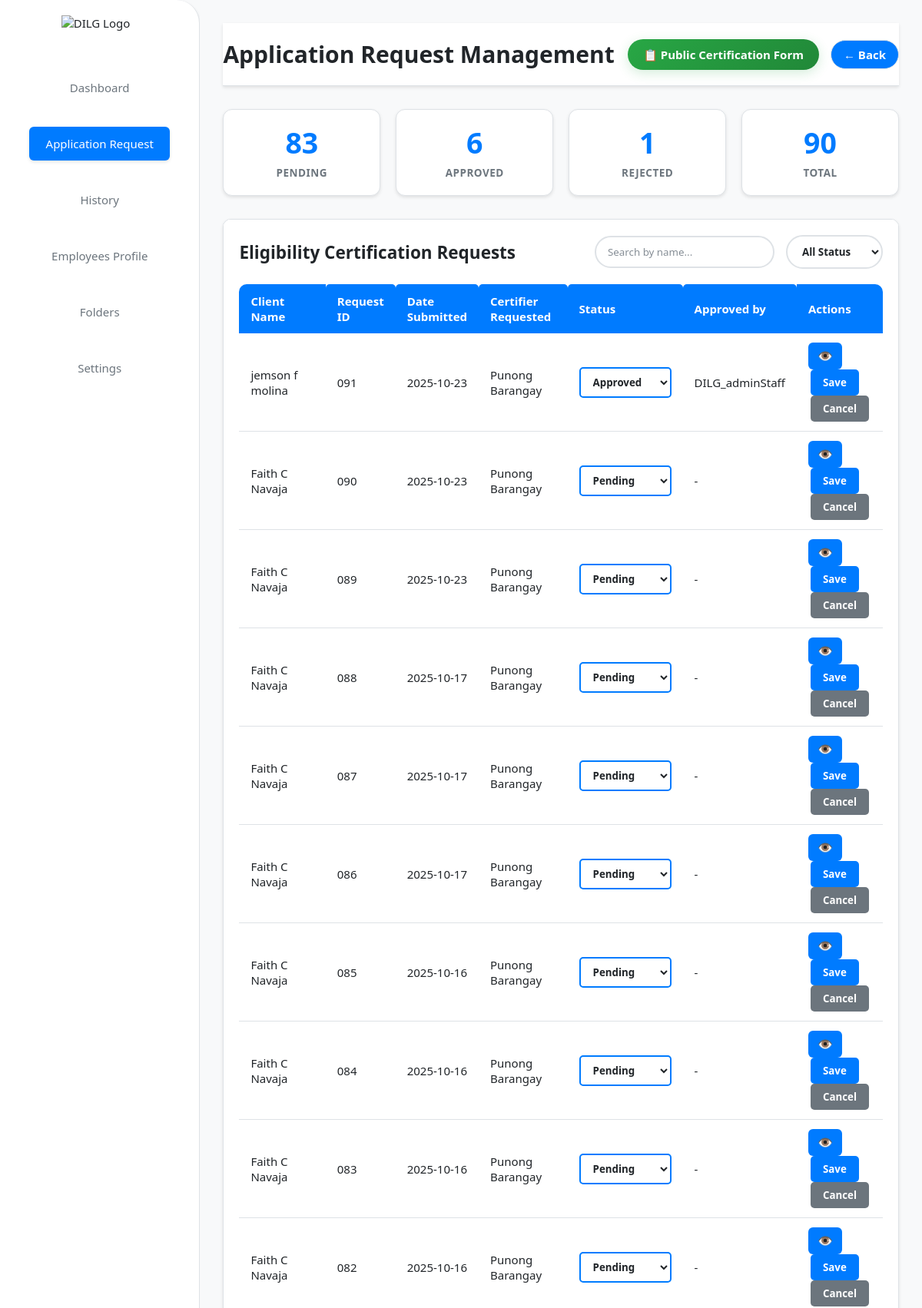
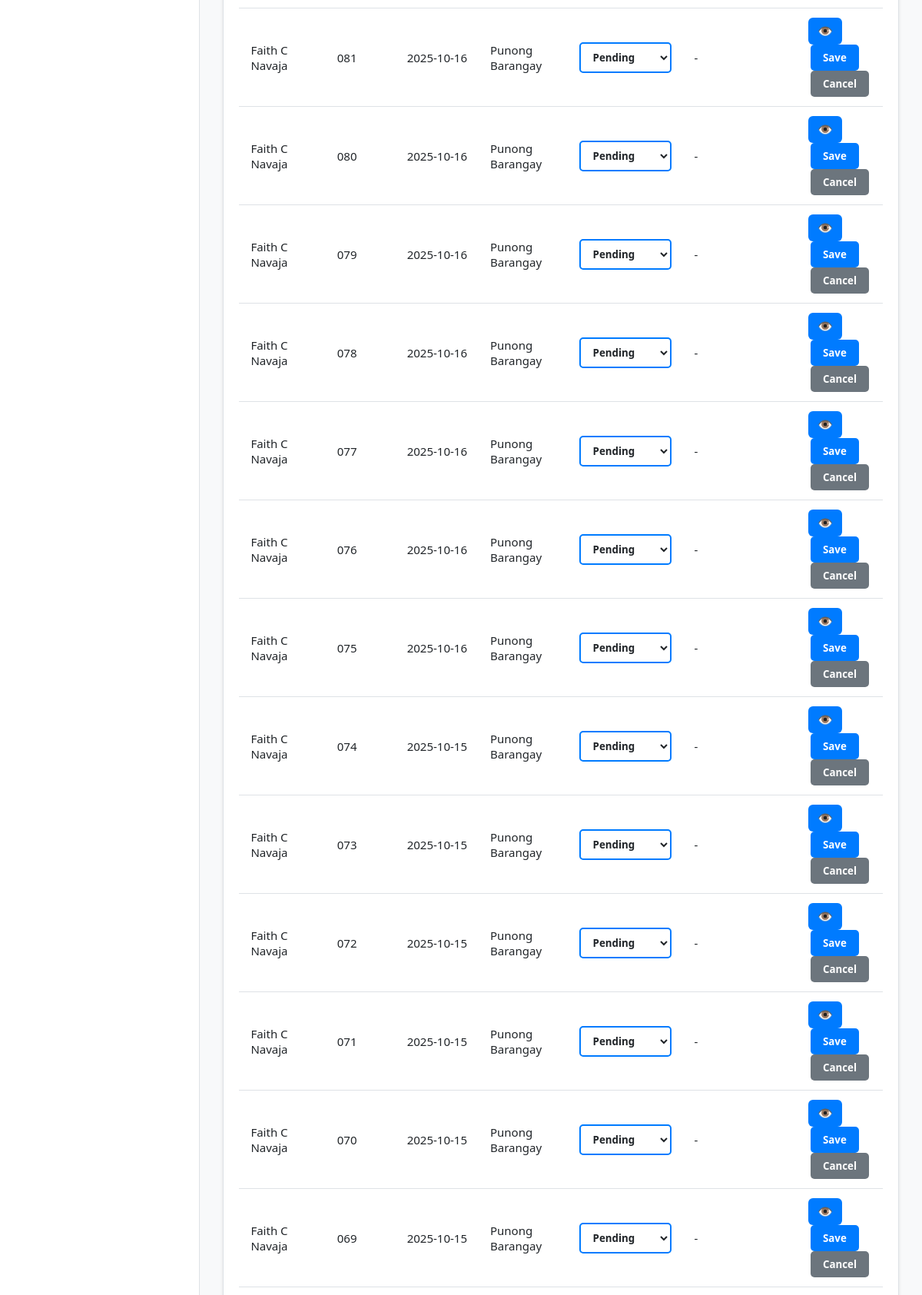
The page /dilg/application-requests/ (signed in, upper part) on the database its author committed (2 pictures, top to bottom).
### app/models.py (models this page shows, shortened)
class EligibilityRequest(models.Model):
    CERTIFIER_CHOICES = [
        ('punong_barangay', 'Punong Barangay'),
        ('dilg_municipality', 'DILG - Municipality'),
        ('dilg_provincial', 'DILG - Provincial'),
        ('dilg_regional', 'DILG - Regional'),
    ]
    STATUS_CHOICES = [
        ('pending', 'Pending'),
        ('approved', 'Approved'),
        ('rejected', 'Rejected'),
        ('processing', 'Processing'),
    ]
    first_name = models.CharField(max_length=100)
    last_name = models.CharField(max_length=100)
    middle_initial = models.CharField(max_length=5, blank=True, null=True)
    email = models.EmailField(max_length=254, blank=True, null=True) # ADD THIS LINE
    certifier = models.CharField(max_length=50, choices=CERTIFIER_CHOICES)
    id_front = models.ImageField(upload_to='eligibility/ids/', null=True, blank=True)
    id_back = models.ImageField(upload_to='eligibility/ids/', null=True, blank=True)
    signature = models.ImageField(upload_to='eligibility/signatures/', null=True, blank=True)
    status = models.CharField(max_length=20, choices=STATUS_CHOICES, default='pending')
    date_submitted = models.DateTimeField(default=timezone.now)
    approved_by = models.ForeignKey(
        User,
        on_delete=models.SET_NULL,
        null=True,
        blank=True,
        related_name='approved_requests'
    )
    date_processed = models.DateTimeField(null=True, blank=True)
    class Meta:
        ordering = ['-date_submitted']
    @property
    def full_name(self):
        if self.middle_initial:
            return f"{self.first_name} {self.middle_initial} {self.last_name}"
        return f"{self.first_name} {self.last_name}"

### app/views.py (the view)
# urls.py: path('dilg/application-requests/', views.application_request, name='application_request'),
@login_required
def application_request(request):
    requests = EligibilityRequest.objects.all().order_by('-date_submitted')
    context = {
        'requests': requests
    }
    return render(request, 'application_request.html', context)

### app/templates/application_request.html (shortened to what this page needs)
{% load static %}
<!DOCTYPE html>
<html lang="en">
<head>
  <link rel="stylesheet" href="{% static 'CSS/dashboard.css' %}">
  <link rel="stylesheet" href="{% static 'CSS/theme-system.css' %}">
  <link rel="stylesheet" href="{% static 'CSS/application_request.css' %}">
</head>
<body>
  <div class="dashboard-container">
    <div class="sidebar">
      <img src="{% static 'Pictures/logo1.png' %}" alt="DILG Logo" class="logo">
      <ul class="nav-menu">
        <li><a href="{% url 'dashboard' %}" {% if request.resolver_match.url_name == 'dashboard' %}class="active"{% endif %}>Dashboard</a></li>
        <li><a href="{% url 'application_request' %}" {% if request.resolver_match.url_name == 'application_request' %}class="active"{% endif %}>Application Request</a></li>
        <li><a href="{% url 'history' %}" {% if request.resolver_match.url_name == 'history' %}class="active"{% endif %}>History</a></li>
        <li><a href="{% url 'employees_profile' %}" {% if request.resolver_match.url_name == 'employees_profile' %}class="active"{% endif %}>Employees Profile</a></li>
        <li><a href="{% url 'folder' %}" {% if request.resolver_match.url_name == 'folder' %}class="active"{% endif %}>Folders</a></li>
        <li><a href="{% url 'settings' %}" {% if request.resolver_match.url_name == 'settings' %}class="active"{% endif %}>Settings</a></li>
      </ul>
    </div>
    <div class="main-content">
      <div class="header">
        <h1>Application Request Management</h1>
        <div class="header-actions">
          <a href="{% url 'civil_service_certification' %}" class="public-form-btn" target="_blank">
            📋 Public Certification Form
          </a>
          <a href="/dashboard/" class="back-button">← Back</a>
        </div>
      </div>
      <div class="stats-container">
        <div class="stat-card">
          <div class="stat-number" id="pendingCount">1</div>
          <div class="stat-label">Pending</div>
        </div>
        <div class="stat-card">
          <div class="stat-number" id="approvedCount">1</div>
          <div class="stat-label">Approved</div>
        </div>
        <div class="stat-card">
          <div class="stat-number" id="rejectedCount">1</div>
          <div class="stat-label">Rejected</div>
        </div>
        <div class="stat-card">
          <div class="stat-number" id="totalCount">3</div>
          <div class="stat-label">Total</div>
        </div>
      </div>
      <div class="table-container">
        <div class="table-header">
          <h2>Eligibility Certification Requests</h2>
          <div class="table-actions">
            <input type="text" id="searchInput" placeholder="Search by name..." class="search-input">
            <select id="statusFilter" class="filter-select">
              <option value="all">All Status</option>
            </select>
          </div>
        </div>
        <table class="application-table" id="applicationTable">
          <thead>
            <tr>
              <th>Client Name</th>
              <th>Request ID</th>
              <th>Date Submitted</th>
              <th>Certifier Requested</th>
              <th>Status</th>
              <th>Approved by</th>
              <th>Actions</th>
            </tr>
          </thead>
          <tbody>
            {% for request in requests %}
            <tr data-id="{{ request.id }}">
              <td>{{ request.full_name }}</td>
              <td>0{{ request.id }}</td>
              <td>{{ request.date_submitted|date:"Y-m-d" }}</td>
              <td>{{ request.get_certifier_display }}</td>
              <td>
                <select class="status-select" data-original="{{ request.status }}">
                  <option value="pending" {% if request.status == 'pending' %}selected{% endif %}>Pending</option>
                  <option value="approved" {% if request.status == 'approved' %}selected{% endif %}>Approved</option>
                </select>
              </td>
              <td class="approved-by">
                {% if request.approved_by %}
                  {{ request.approved_by.get_full_name|default:request.approved_by.username }}
                {% else %}
                  -
                {% endif %}
              </td>
              <td>
                <button class="view-btn" onclick="viewApplication({{ request.id }})" title="View Details">👁️</button>
                <button class="save-btn" onclick="saveChanges({{ request.id }})">Save</button>
                <button class="cancel-btn" onclick="cancelChanges({{ request.id }})">Cancel</button>
              </td>
            </tr>
            {% empty %}
            <tr>
              <td colspan="7" style="text-align: center; color: #666;">No applications found</td>
            </tr>
            {% endfor %}
          </tbody>
        </table>
      </div>
    </div>
  </div>
</body>
</html>

### app/static/CSS/dashboard.css (style rules this page uses)
body { margin: 0; font-family: 'Segoe UI', sans-serif; background: linear-gradient(to bottom, #f5f6fa, #0b1a50); color: #0b1a50; height: 100vh; }
.dashboard-container { display: flex; height: 100vh; }
.sidebar { width: 220px; background: white; padding: 20px; border-right: 1px solid #ccc; border-radius: 0 30px 30px 0; display: flex; flex-direction: column; align-items: center; }
.logo { width: 100px; margin-bottom: 20px; }
.nav-menu { list-style: none; padding: 0; width: 100%; }
.nav-menu li { padding: 10px; cursor: pointer; border-radius: 10px; text-align: center; margin: 5px 0; transition: background-color 0.3s, color 0.3s; }
.nav-menu li a { text-decoration: none; color: #1d1d1d; display: block; padding: 10px; border-radius: 10px; transition: background-color 0.3s, color 0.3s; }
.main-content { flex: 1; padding: 30px; display: flex; flex-direction: column; }
.header { display: flex; justify-content: space-between; align-items: center; margin-bottom: 30px; }
.back-button { background-color: #2456f3; color: white; padding: 8px 16px; border-radius: 20px; text-decoration: none; font-weight: bold; }

### app/static/CSS/theme-system.css (style rules this page uses)
:root { --bg-primary: #ffffff; --bg-secondary: #f8f9fa; --bg-tertiary: #e9ecef; --text-primary: #212529; --text-secondary: #6c757d; --text-muted: #868e96; --border-color: #dee2e6; --shadow: 0 2px 4px rgba(0,0,0,0.1); --shadow-hover: 0 4px 8px rgba(0,0,0,0.15); --accent-primary: #007bff; --accent-hover: #0056b3; --success: #28a745; --success-hover: #218838; --warning: #ffc107; --danger: #dc3545; }
body { background-color: var(--bg-secondary); color: var(--text-primary); transition: background-color 0.3s ease, color 0.3s ease; }
.dashboard-container { background-color: var(--bg-secondary); }
.sidebar { background-color: var(--bg-primary) !important; border-right: 1px solid var(--border-color); box-shadow: var(--shadow); transition: background-color 0.3s ease; }
.sidebar .logo { filter: var(--logo-filter, none); transition: filter 0.3s ease; }
.sidebar .nav-menu { background: transparent; }
.sidebar .nav-menu li { background: transparent; }
.sidebar .nav-menu li a { color: var(--text-secondary) !important; background-color: transparent !important; transition: all 0.3s ease; border-radius: 6px; margin: 2px 8px; padding: 12px 16px; display: block; text-decoration: none; }
.sidebar .nav-menu li a.active { color: white !important; background-color: var(--accent-primary) !important; box-shadow: var(--shadow); }
.sidebar * { transition: color 0.3s ease, background-color 0.3s ease; }
.main-content, .folder-main-content { background-color: var(--bg-secondary); }
.header, .folder-header, .settings-header { background-color: var(--bg-primary); border-bottom: 1px solid var(--border-color); box-shadow: var(--shadow); }
.header h1, .folder-header h1, .settings-header h1 { color: var(--text-primary); }
.btn, .back-button, .create-button, .upload-button { transition: all 0.3s ease; }
.back-button { background-color: var(--bg-tertiary); color: var(--text-primary); border: 1px solid var(--border-color); }
.form-control, .form-group input, .form-group select, .search-input { background-color: var(--bg-secondary); color: var(--text-primary); border: 1px solid var(--border-color); transition: all 0.3s ease; }
h1, h2, h3, h4, h5, h6 { color: var(--text-primary); }
p, span, div { color: var(--text-primary); }

### rows shown on the page
EligibilityRequest: full_name "jemson f molina", id "91", date_submitted "2025-10-23", certifier "Punong Barangay", status "Approved", approved_by.get_full_name "DILG_adminStaff"
EligibilityRequest: full_name "Faith C Navaja", id "90", date_submitted "2025-10-23", certifier "Punong Barangay", status "Pending"
EligibilityRequest: full_name "Faith C Navaja", id "89", date_submitted "2025-10-23", certifier "Punong Barangay", status "Pending"
EligibilityRequest: full_name "Faith C Navaja", id "88", date_submitted "2025-10-17", certifier "Punong Barangay", status "Pending"
EligibilityRequest: full_name "Faith C Navaja", id "87", date_submitted "2025-10-17", certifier "Punong Barangay", status "Pending"
EligibilityRequest: full_name "Faith C Navaja", id "86", date_submitted "2025-10-17", certifier "Punong Barangay", status "Pending"
EligibilityRequest: full_name "Faith C Navaja", id "85", date_submitted "2025-10-16", certifier "Punong Barangay", status "Pending"
EligibilityRequest: full_name "Faith C Navaja", id "84", date_submitted "2025-10-16", certifier "Punong Barangay", status "Pending"
EligibilityRequest: full_name "Faith C Navaja", id "83", date_submitted "2025-10-16", certifier "Punong Barangay", status "Pending"
EligibilityRequest: full_name "Faith C Navaja", id "82", date_submitted "2025-10-16", certifier "Punong Barangay", status "Pending"
EligibilityRequest: full_name "Faith C Navaja", id "81", date_submitted "2025-10-16", certifier "Punong Barangay", status "Pending"
EligibilityRequest: full_name "Faith C Navaja", id "80", date_submitted "2025-10-16", certifier "Punong Barangay", status "Pending"
EligibilityRequest: full_name "Faith C Navaja", id "79", date_submitted "2025-10-16", certifier "Punong Barangay", status "Pending"
EligibilityRequest: full_name "Faith C Navaja", id "78", date_submitted "2025-10-16", certifier "Punong Barangay", status "Pending"
EligibilityRequest: full_name "Faith C Navaja", id "77", date_submitted "2025-10-16", certifier "Punong Barangay", status "Pending"
EligibilityRequest: full_name "Faith C Navaja", id "76", date_submitted "2025-10-16", certifier "Punong Barangay", status "Pending"
EligibilityRequest: full_name "Faith C Navaja", id "75", date_submitted "2025-10-16", certifier "Punong Barangay", status "Pending"
EligibilityRequest: full_name "Faith C Navaja", id "74", date_submitted "2025-10-15", certifier "Punong Barangay", status "Pending"
EligibilityRequest: full_name "Faith C Navaja", id "73", date_submitted "2025-10-15", certifier "Punong Barangay", status "Pending"
EligibilityRequest: full_name "Faith C Navaja", id "72", date_submitted "2025-10-15", certifier "Punong Barangay", status "Pending"
EligibilityRequest: full_name "Faith C Navaja", id "71", date_submitted "2025-10-15", certifier "Punong Barangay", status "Pending"
EligibilityRequest: full_name "Faith C Navaja", id "70", date_submitted "2025-10-15", certifier "Punong Barangay", status "Pending"
EligibilityRequest: full_name "Faith C Navaja", id "69", date_submitted "2025-10-15", certifier "Punong Barangay", status "Pending"
